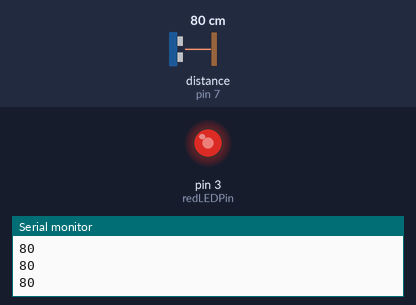
A sketch run on a simulated Arduino Uno, built with avr-gcc and run on an emulated ATmega328P. Parts: output pins drawn as LEDs (lit = HIGH), the last lines printed to the serial monitor. Wiring (inferred from the names in the program): ultrasonic range finder: trigger pin 8; echo pin 7. The inputs (shaded band) are chosen by the test bench; at power-on: distance to the obstacle (sensor on pin 7) 80 cm. The echo pulse lasts 58.3 µs per cm; pins used as bus, display or sensor lines are not drawn.

Above: at 1.3 s.
1.4 s: distance to the obstacle (sensor on pin 7) set to 2 cm
At 2.7 s:
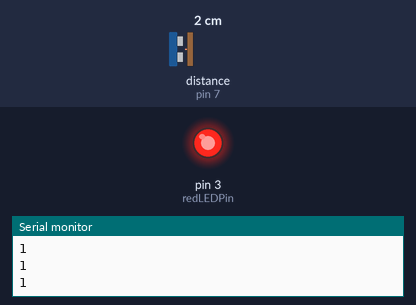
3.0 s: distance to the obstacle (sensor on pin 7) set to 250 cm
At 4.4 s:
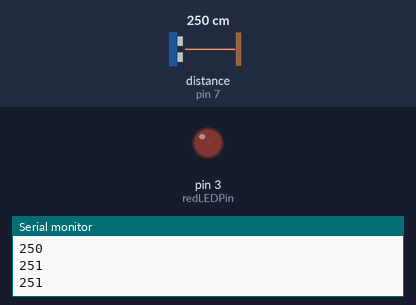
Timing chart, 0 to 6.0 s (numbered marks = the images above; inputs shaded):
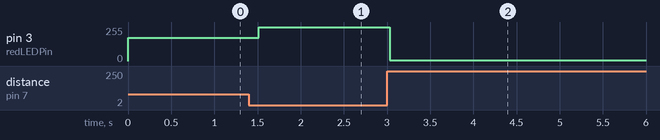

The sketch:

USRF_LED_nano.ino
```cpp
// setup pins and variables for SRF05 sonar device

int echoPin = 7;                                // SRF05 echo pin (digital 2)
int initPin = 8;                                // SRF05 trigger pin (digital 3)
unsigned long pulseTime = 0;                    // stores the pulse in Micro Seconds
unsigned long distance = 0;                     // variable for storing the distance (cm)

// setup pins/values for LED

int redLEDPin = 3;                              // Red LED, connected to digital PWM pin 9
int redLEDValue = 0;                            // stores the value of brightness for the LED (0 = fully off, 255 = fully on)

//setup

void setup() {

  pinMode(redLEDPin, OUTPUT);                   // sets pin 9 as output
  pinMode(initPin, OUTPUT);                     // set init pin 3 as output
  pinMode(echoPin, INPUT);                      // set echo pin 2 as input

// initialize the serial port, lets you view the
 // distances being pinged if connected to computer
     Serial.begin(9600);
 }

// execute
void loop() {
digitalWrite(initPin, HIGH);                    // send 10 microsecond pulse
delayMicroseconds(10);                  // wait 10 microseconds before turning off
digitalWrite(initPin, LOW);                     // stop sending the pulse
pulseTime = pulseIn(echoPin, HIGH);             // Look for a return pulse, it should be high as the pulse goes low-high-low
distance = pulseTime/58;
redLEDValue = abs(255-distance);         // Distance = pulse time / 58 to convert to cm.
analogWrite(redLEDPin, redLEDValue);          // Write current value to LED pins
Serial.println(distance);         // print out the average distance to the debugger

delay(500);                                   // wait 100 milli seconds before looping again

}
```

Measured:
- after the input at 1.4 s, pin 3 (redLEDPin): 175/255 → 254/255 after 0.12 s
- after the input at 3.0 s, pin 3 (redLEDPin): 254/255 → 5/255 at once, → 4/255 0.52 s later
